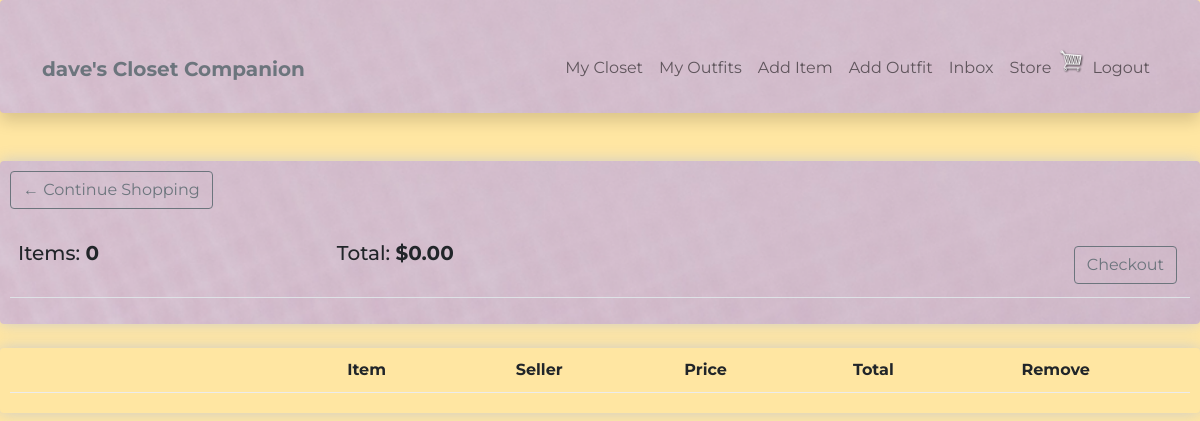
Before: /store/cart/ (signed in) with the older database file.
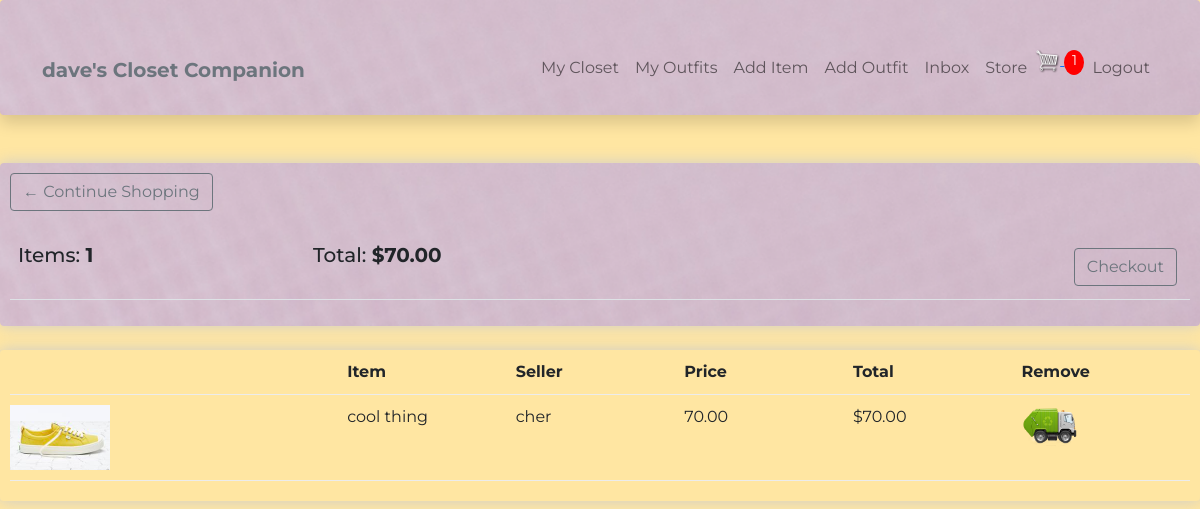
After: the same page with the newer database file.
### user/models.py (models this page shows)
class Profile(models.Model):
    user = models.OneToOneField(
        User, on_delete=models.CASCADE, null=True, blank=True)
    name = models.CharField(max_length=200, blank=True, null=True)
    email = models.EmailField(max_length=500, blank=True, null=True)
    username = models.CharField(max_length=200, blank=True, null=True)
    created = models.DateTimeField(auto_now_add=True)
    id = models.UUIDField(default=uuid.uuid4, unique=True,
                          primary_key=True, editable=False)
    def __str__(self):
        return str(self.username)

### store/models.py (models this page shows, shortened)
class Order(models.Model):
    customer = models.ForeignKey(Profile, on_delete=models.CASCADE, null=True, blank=True)
    date_ordered = models.DateTimeField(auto_now_add=True)
    complete = models.BooleanField(default=False)
    transaction_id = models.CharField(max_length=100, null=True)
    @property
    def get_cart_total(self):
        orderitems = self.orderitem_set.all()
        total = sum([item.get_total for item in orderitems])
        return total
    @property
    def get_cart_items(self):
        orderitems = self.orderitem_set.all()
        total = sum([item.quantity for item in orderitems])
        return total

class OrderItem(models.Model):
    item = models.ForeignKey(Item, on_delete = models.SET_NULL, null=True)
    order = models.ForeignKey(Order, on_delete=models.SET_NULL, null=True)
    quantity = models.IntegerField(default=0, null=True, blank=True)
    date_added = models.DateTimeField(auto_now_add=True)
    @property
    def get_total(self):
        total = self.item.price * self.quantity
        return total

### wardrobe/models.py (models this page shows, shortened)
class Item(models.Model):
    top = 'top'
    bottom = 'bottom'
    dress = 'dress'
    shoe = 'shoe'
    outerwear = 'outerwear'
    handbag = 'handbag'
    other = 'other'
    item_type = [
        (top, 'top'),
        (bottom, 'bottom'),
        (dress, 'dress'),
        (shoe, 'shoe'),
        (outerwear, 'outerwear'),
        (handbag, 'handbag'),
        (other, 'other'),
    ]
    owner = models.ForeignKey(Profile, null=True, blank=True, on_delete=models.CASCADE)
    name = models.CharField(max_length=100)
    description = models.TextField(max_length=300, blank=True, null=True)
    type = models.CharField(max_length=100, choices = item_type, default=shoe)
    image = ResizedImageField(size=[200, 200], upload_to="images")
    sell = models.BooleanField(default=False)
    price = models.DecimalField(max_digits=7, decimal_places=2, blank=True, null=True)
    tags = models.ManyToManyField('Tag', blank=True)
    created = models.DateTimeField(auto_now_add=True)
    id = models.UUIDField(default=uuid.uuid4, unique=True, primary_key=True, editable=False)
    @property
    def imageURL(self):
        try:
            url = self.image.url
        except:
            url = ''
        return url

### store/views.py (the view)
# urls.py: path('cart/', views.cart, name="cart"),
@login_required(login_url="login")
def cart(request):
    data = cartData(request)
    cartItems = data['cartItems']
    order = data['order']
    orderItems = data['orderItems']
    context = {'orderItems': orderItems, 'order': order, 'cartItems': cartItems}
    return render(request, 'store/cart.html', context)

### store/utils.py (called while the page is built)
def cartData(request):
	if request.user.is_authenticated:
		customer = request.user.profile
		order, created = Order.objects.get_or_create(customer=customer, complete=False)
		orderItems = order.orderitem_set.all()
		cartItems = order.get_cart_items
	else:
		return redirect('login')
	return {'cartItems': cartItems ,'order': order, 'orderItems': orderItems}

### store/templates/store/cart.html (shortened to what this page needs)
{% extends 'main.html' %}
{% load static %}
{% block content %}
<div class="row">
    <div class="col-lg-12">
        <div class="box-element texture">
            <a href="{% url 'store' %}" class="btn btn-outline-secondary">&#x2190; Continue Shopping</a>
            <br>
            <br>
            <table class="table">
                <tr>
                    <th><h5>Items: <strong>{{order.get_cart_items}}</strong></h5></th>
                    <th><h5>Total: <strong>${{order.get_cart_total|floatformat:2}}</strong></h5></th>
                    <th>
                        <a style="float:right; margin: 5px" class="btn btn-outline-secondary" href="{% url 'checkout' %}">Checkout</a>
                    </th>
                </tr>
            </table>
        </div>
        <br>
        <div class="box-element">
            <div class="cart-row">
                <div style="flex:2"></div>
                <div style="flex:1"><strong>Item</strong></div>
                <div style="flex:1"><strong>Seller</strong></div>
                <div style="flex:1"><strong>Price</strong></div>
                <div style="flex:1"><strong>Total</strong></div>
                <div style="flex:1"><strong>Remove</strong></div>
            </div>
            {% for orderItem in orderItems %}
            <div class="cart-row">
                <div style="flex:2"><img class="row-image" src="{{orderItem.item.imageURL}}"></div>
                <div class="stretch" style="flex:1">{{orderItem.item.name}}</div>
                <div style="flex:1">{{orderItem.item.owner}}</div>
                <div style="flex:1">{{orderItem.item.price|floatformat:2}}</div>
                <div style="flex:1">${{orderItem.get_total}}</div>
                <div style="flex:1">
                    <div class="quantity">
                        <img data-product="{{orderItem.item.id}}" data-action = "remove" src="{% static 'images/truck.png' %}" class="chg-quantity update-cart">
                    </div>
                </div>
            </div>
            {% endfor %}
        </div>
    </div>
</div>
{% endblock %}

### templates/main.html (shortened to what this page needs)
{% load static %}
<!DOCTYPE html>
<html>
  <head>
    <link href="https://cdn.jsdelivr.net/npm/bootstrap@5.0.2/dist/css/bootstrap.min.css" rel="stylesheet">
    <link rel="stylesheet" type="text/css" href="{% static 'css/wardrobe.css' %}">
  </head>
  <body>
    {% include 'navbar.html' %}
    {% block content %}
    {% endblock %}
  </body>
</html>

### templates/navbar.html (shortened to what this page needs)
{% load static %}
<nav class="navbar navbar-expand-lg navbar-light pt-5 pb-4 shadow p-3 mb-5 bg-body rounded texture">
    <div class="container-lg">
        <a class="navbar-brand" href="/">
        {% if request.user.is_authenticated %}
        <span class="text-secondary fw-bold">
            {{request.user.profile.username}}'s Closet Companion
        </span>
        </a>
        {% else %}
        <a class="navbar-brand" href="/">
        <span class="text-secondary fw-bold">
            Closet Companion
        </span>
        </a>
        {% endif %}
        <div class="collapse navbar-collapse justify-content-end align-center" id="main-nav">
        {% if request.user.is_authenticated %}
        <ul class="navbar-nav">
            <li class="nav-item">
            <a class="nav-link" href="{% url 'items' %}">My Closet</a></span>
            </li>
            <li class="nav-item">
            <a class="nav-link" href="{% url 'outfits' %}">My Outfits</a></span>
            </li>
            <li class="nav-item d-none d-md-inline">
            <a class="nav-link" href="{% url 'create-item' %}">Add Item</a>
            </li>
            <li class="nav-item d-none d-md-inline">
            <a class="nav-link" href="{% url 'create-outfit' %}">Add Outfit</a>
            </li>
            <li class="nav-item">
            <a class="nav-link" href="{% url 'inbox' %}">Inbox</a>
            </li>
            <li class="nav-item d-none d-md-inline">
            <a class="nav-link" href="{% url 'store' %}">Store</a>
            </li>
            <div>
                <a href="{% url 'cart' %}">
                <img class="menu-icon" width="30px" id='cart-icon' src="{% static 'images/cart.png' %}" alt="">
                </a>
                {% if cartItems %}
                <p id="cart-total">{{cartItems}}</p>
                {% else %}
                <p></p>
                {% endif %}
            </div>
            <li class="nav-item">
            <a class="nav-link" href="{% url 'logout' %}">Logout</a>
            </li>
        </ul>
        {% endif %}
        </div>
    </div>
</nav>

### static/css/wardrobe.css (style rules this page uses)
:root { --yellow: #ffe6a2; }
body { background-color: #ffe6a2; font-family: 'Montserrat', sans-serif; }
.texture { background-image: url('/static/images/texture1.png'); background-repeat: no-repeat; background-size: cover; }
.box-element { box-shadow: hsl(0, 0%, 80%) 0 0 16px; border-radius: 4px; padding: 10px; }
.menu-icon { display: inline-block; }
#cart-icon { width: 25px; display: inline-block; align-items: center; }
.cart-row { display: flex; align-items: flex-stretch; padding-bottom: 10px; margin-bottom: 10px; border-bottom: 1px solid #ececec; }
#cart-total { display: inline-block; text-align: center; background-color: red; color: #fff; border-radius: 50%; font-size: 14px; width: 20px; height: 25px; }
.row-image { width: 100px; }
.quantity { display: inline-block; font-weight: 700; padding-right: 10px; }
.chg-quantity { width: 60px; cursor: pointer; display: block; transition: 0.1s; }

Changed rows visible on the page:
computed for Order: get_cart_items "0" → "1"; get_cart_total "0.00" → "70.00"
added OrderItem: item.imageURL (picture), item.name "cool thing", item.owner "cher", item.price "70.00", get_total "70.00"
Other visible differences:
{{ cartItems }}: (not shown) → "1"
